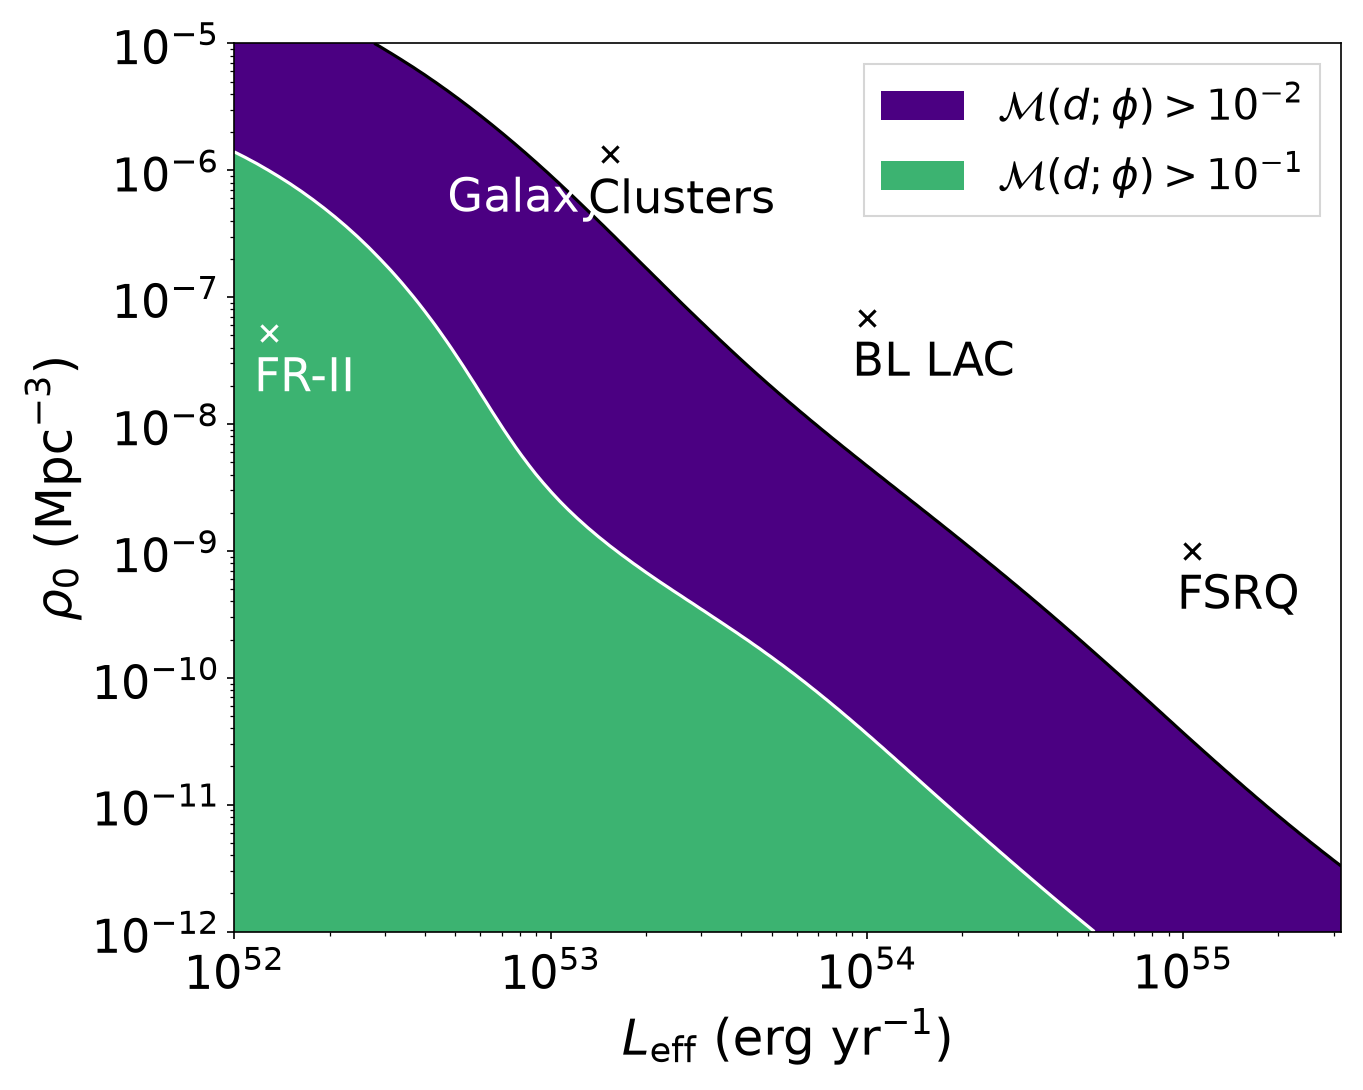

Recreate this plot in Python.
#!/usr/bin/env python
"""Regenerate Figure 10 of arXiv:1909.08623 (ApJ 893, 102) from the IceCube
7-year point-source posterior stored in clio-core.

All data and parameters are read from clio-core via cte_ice (no downloads,
no local posterior.h5).  Run with:
    source ./clio_env.sh
    python fig10.py
"""
import os
import sys
import time

import numpy as np
import scipy.stats

import matplotlib
matplotlib.use("Agg")
import matplotlib as mpl
import matplotlib.pyplot as plt

sys.path.insert(0, os.path.dirname(os.path.abspath(__file__)))
import cte_ice as ci


def main():
    t_start = time.time()

    # ---- Locate the ingested release in clio-core ----
    root_tag = None
    for tag in ci.tags(r"ice/.*/posterior\.h5"):
        root_tag = tag
        break
    if root_tag is None:
        raise RuntimeError("posterior.h5 tag not found in clio-core")
    zip_name = root_tag.split("/")[1]
    table_tag = root_tag + "/Isotropic"   # template used in the release example

    # ---- Read all data and parameters from clio-core ----
    t_read = time.time()
    root_attrs = ci.read_attributes(root_tag)
    table_attrs = ci.read_attributes(table_tag)
    posterior_samples = ci.read_table(table_tag)
    read_elapsed = time.time() - t_read

    # Priors (from root attributes)
    prior_ln_A = root_attrs["prior_ln_A"]
    prior_ln_Fb = root_attrs["prior_ln_Fb"]
    prior_n1 = root_attrs["prior_n1"]
    prior_n2 = root_attrs["prior_n2"]
    prior = prior_ln_A * prior_ln_Fb * prior_n1 * prior_n2

    # Evidence (from table attributes)
    NP_log_evidence = table_attrs["NP_log_evidence"]
    P_log_evidence = table_attrs["P_log_evidence"]

    # Posterior samples
    sample_array = np.vstack([
        posterior_samples["ln_A"],
        posterior_samples["ln_Fb"],
        posterior_samples["n1"],
        posterior_samples["n2"],
    ])
    posterior_estimate = scipy.stats.gaussian_kde(sample_array)

    # ---- Bayes factor / M factor (from the release example.py) ----
    def compute_bayes_factor(params):
        if isinstance(params, dict):
            params = [params[k] for k in ["ln_A", "ln_Fb", "n1", "n2"]]
        ln_model_evidence = (NP_log_evidence
                             + posterior_estimate.logpdf(params)
                             - np.log(prior))
        ln_alternative_evidence = P_log_evidence
        return float((ln_model_evidence - ln_alternative_evidence)[0] if np.ndim(ln_model_evidence) else
                     (ln_model_evidence - ln_alternative_evidence))

    def compute_M_factor(params, model_prior=0.5):
        if isinstance(params, dict):
            params = [params[k] for k in ["ln_A", "ln_Fb", "n1", "n2"]]
        ln_model_evidence = (NP_log_evidence
                             + posterior_estimate.logpdf(params)
                             - np.log(prior))
        ln_model_space = np.logaddexp(
            P_log_evidence + np.log(1.0 - model_prior),
            NP_log_evidence + np.log(model_prior))
        ln_M = ln_model_evidence + np.log(model_prior) - ln_model_space
        return np.asarray(ln_M).ravel()

    # Example models from the release
    model_params_example = dict(ln_A=np.log(1e16), ln_Fb=np.log(1e-12),
                               n1=1.9, n2=-2)
    model_params_example2 = dict(ln_A=np.log(1e17), ln_Fb=np.log(1e-13),
                                 n1=1.9, n2=-2)
    bf1 = compute_bayes_factor(model_params_example)
    bf2 = compute_bayes_factor(model_params_example2)
    print("Log Bayes Factor for model {} = {}".format(model_params_example, bf1))
    print("Log Bayes Factor for model {} = {}".format(model_params_example2, bf2))

    # ---- Reproduce Fig. 10 ----
    Leff_lims = np.array([52.0, 55.5])
    rho0_lims = np.array([-12.0, -5.0])
    log10_Leff_points = np.linspace(*Leff_lims, num=100)
    log10_rho0_points = np.linspace(*rho0_lims, num=100)

    log10_Fb_points = log10_Leff_points + (-13 - 52)
    log10_A_points = log10_rho0_points + (18 - (-7))

    ln_Fb_points = log10_Fb_points * np.log(10)
    ln_A_points = log10_A_points * np.log(10)

    ln_A_mesh, ln_Fb_mesh = np.meshgrid(ln_A_points, ln_Fb_points)
    log10_rho0_mesh, log10_Leff_mesh = np.meshgrid(log10_rho0_points,
                                                   log10_Leff_points)
    N_eval = ln_A_mesh.size

    posterior_eval = np.vstack([
        ln_A_mesh.ravel(),
        ln_Fb_mesh.ravel(),
        1.9 * np.ones(N_eval),
        -2.0 * np.ones(N_eval),
    ])
    ln_M_mesh = compute_M_factor(posterior_eval, 0.5).reshape(ln_A_mesh.shape)

    cont_levels = [-2 * np.log(10), -1 * np.log(10), 1000]
    cont_level_labels = [r"10^{-2}", r"10^{-1}", "max"]

    mpl.rcParams["figure.figsize"] = (10 / 1.1, 8 / 1.1)
    mpl.rcParams["xtick.labelsize"] = 22
    mpl.rcParams["ytick.labelsize"] = 22
    mpl.rcParams["axes.labelsize"] = 24
    mpl.rcParams["legend.fontsize"] = 20
    plt.rc("text", usetex=False)

    cont = plt.contour(10 ** log10_Leff_mesh, 10 ** log10_rho0_mesh,
                       ln_M_mesh, levels=cont_levels,
                       colors=["k", "w", "w"])
    contf = plt.contourf(10 ** log10_Leff_mesh, 10 ** log10_rho0_mesh,
                          ln_M_mesh, levels=cont_levels,
                          colors=["indigo", "mediumseagreen", "b"])

    fc = contf.get_facecolors()
    proxy = [plt.Rectangle((0, 0), 1, 1, fc=fc[i]) for i in range(len(fc))]
    legend_labels = [r"$\mathcal{M}(d; \phi) > " + lbl + r"$"
                     for lbl in cont_level_labels[:-1]]
    plt.legend(proxy, legend_labels, loc=1, fancybox=False)

    candle = np.array([
        [1.000000000000004e-9, 1.0642092440647181e+55],   # FSRQ
        [6.866488450043026e-8, 1e54],                      # BL LAC
        [0.000001346640589965585, 1.545927736419466e53], # Galaxy Clusters
        [5.179474679231223e-8, 1.282649830528052e52],     # FR II
    ]).T
    plt.scatter(candle[1][:-1], candle[0][:-1], marker="x", c="black", s=60)
    plt.scatter(candle[1][-1], candle[0][-1], marker="x", c="white", s=60)
    names = ["FSRQ", "BL LAC", "Galaxy Clusters", "FR-II"]
    for i, txt in enumerate(names):
        if txt == "FSRQ":
            plt.annotate(txt, (candle[1][i] * 0.9, candle[0][i] * 0.35),
                         fontsize=22)
        if txt == "BL LAC":
            plt.annotate(txt, (candle[1][i] * 0.9, candle[0][i] * 0.35),
                         fontsize=22)
        if txt == "Galaxy Clusters":
            plt.annotate("Galaxy", (candle[1][i] * 0.305, candle[0][i] * 0.35),
                         fontsize=22, color="white")
            plt.annotate("Clusters", (candle[1][i] * 0.85, candle[0][i] * 0.34),
                         fontsize=22)
        if txt == "FR-II":
            plt.annotate(txt, (candle[1][i] * 0.9, candle[0][i] * 0.35),
                         fontsize=22, color="white")

    plt.xscale("log")
    plt.yscale("log")
    plt.xlim(*10.0 ** Leff_lims)
    plt.ylim(*10.0 ** rho0_lims)
    plt.ylabel(r"$\rho_0$ (Mpc${}^{-3}$)")
    plt.xlabel(r"$L_{\mathrm{eff}}$ (erg yr${}^{-1}$)")
    plt.tight_layout()

    out_png = os.path.join(os.path.dirname(os.path.abspath(__file__)),
                           "fig10.png")
    plt.savefig(out_png, dpi=150)
    plt.close()

    total = time.time() - t_start
    print("Read from clio-core: {:.3f} s (data read {:.3f} s)".format(
        total, read_elapsed))
    print("Wrote", out_png)


if __name__ == "__main__":
    main()
